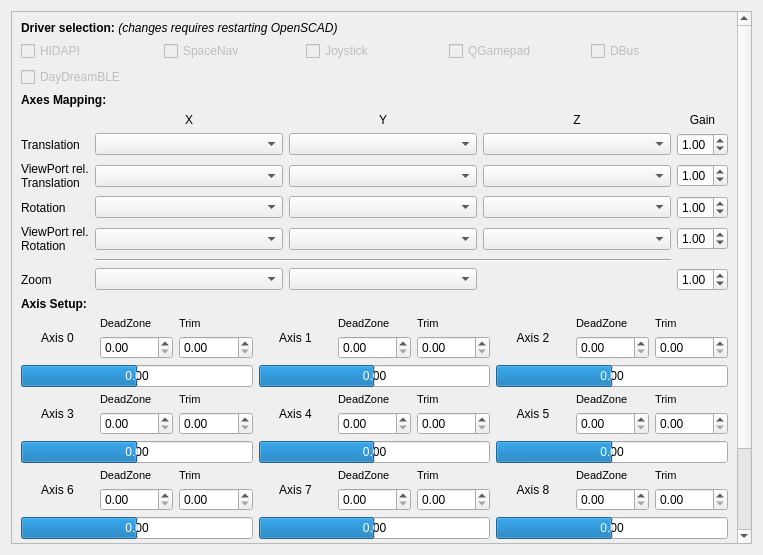
<?xml version="1.0" encoding="UTF-8"?>
<ui version="4.0">
 <class>Axis</class>
 <widget class="QWidget" name="Axis">
  <property name="geometry">
   <rect>
    <x>0</x>
    <y>0</y>
    <width>763</width>
    <height>555</height>
   </rect>
  </property>
  <property name="sizePolicy">
   <sizepolicy hsizetype="Preferred" vsizetype="Preferred">
    <horstretch>0</horstretch>
    <verstretch>0</verstretch>
   </sizepolicy>
  </property>
  <property name="windowTitle">
   <string>Preferences</string>
  </property>
  <property name="unifiedTitleAndToolBarOnMac" stdset="0">
   <bool>true</bool>
  </property>
  <layout class="QGridLayout" name="gridLayout">
   <item row="0" column="0">
    <widget class="QScrollArea" name="scrollArea_InputAxis">
     <property name="widgetResizable">
      <bool>true</bool>
     </property>
     <widget class="QWidget" name="scrollAreaWidgetInputContents">
      <property name="geometry">
       <rect>
        <x>0</x>
        <y>0</y>
        <width>726</width>
        <height>542</height>
       </rect>
      </property>
      <layout class="QGridLayout" name="gridLayout_7" columnstretch="0,0">
       <item row="24" column="0" colspan="2">
        <layout class="QGridLayout" name="gridLayout_10">
         <item row="7" column="2">
          <widget class="QLabel" name="labelAxisTrim3">
           <property name="font">
            <font>
             <pointsize>8</pointsize>
            </font>
           </property>
           <property name="text">
            <string>Trim</string>
           </property>
          </widget>
         </item>
         <item row="11" column="1">
          <widget class="QDoubleSpinBox" name="doubleSpinBoxDeadzone6">
           <property name="correctionMode">
            <enum>QAbstractSpinBox::CorrectToNearestValue</enum>
           </property>
           <property name="singleStep">
            <double>0.050000000000000</double>
           </property>
          </widget>
         </item>
         <item row="0" column="2">
          <widget class="QLabel" name="labelAxisTrim0">
           <property name="font">
            <font>
             <pointsize>8</pointsize>
            </font>
           </property>
           <property name="text">
            <string>Trim</string>
           </property>
          </widget>
         </item>
         <item row="9" column="0" colspan="3">
          <widget class="QProgressBar" name="progressBarAxis3">
           <property name="minimum">
            <number>-100</number>
           </property>
           <property name="value">
            <number>0</number>
           </property>
           <property name="format">
            <string notr="true">0.00</string>
           </property>
          </widget>
         </item>
         <item row="1" column="2">
          <widget class="QDoubleSpinBox" name="doubleSpinBoxTrim0">
           <property name="correctionMode">
            <enum>QAbstractSpinBox::CorrectToNearestValue</enum>
           </property>
           <property name="singleStep">
            <double>0.010000000000000</double>
           </property>
          </widget>
         </item>
         <item row="13" column="0" colspan="3">
          <widget class="QPushButton" name="pushButtonAxisTrimReset">
           <property name="text">
            <string>Reset Trim</string>
           </property>
          </widget>
         </item>
         <item row="1" column="4">
          <widget class="QDoubleSpinBox" name="doubleSpinBoxDeadzone1">
           <property name="correctionMode">
            <enum>QAbstractSpinBox::CorrectToNearestValue</enum>
           </property>
           <property name="singleStep">
            <double>0.050000000000000</double>
           </property>
          </widget>
         </item>
         <item row="12" column="3" colspan="3">
          <widget class="QProgressBar" name="progressBarAxis7">
           <property name="minimum">
            <number>-100</number>
           </property>
           <property name="value">
            <number>0</number>
           </property>
           <property name="format">
            <string notr="true">0.00</string>
           </property>
          </widget>
         </item>
         <item row="9" column="3" colspan="3">
          <widget class="QProgressBar" name="progressBarAxis4">
           <property name="minimum">
            <number>-100</number>
           </property>
           <property name="value">
            <number>0</number>
           </property>
           <property name="format">
            <string notr="true">0.00</string>
           </property>
          </widget>
         </item>
         <item row="1" column="7">
          <widget class="QDoubleSpinBox" name="doubleSpinBoxDeadzone2">
           <property name="correctionMode">
            <enum>QAbstractSpinBox::CorrectToNearestValue</enum>
           </property>
           <property name="singleStep">
            <double>0.050000000000000</double>
           </property>
          </widget>
         </item>
         <item row="1" column="1">
          <widget class="QDoubleSpinBox" name="doubleSpinBoxDeadzone0">
           <property name="correctionMode">
            <enum>QAbstractSpinBox::CorrectToNearestValue</enum>
           </property>
           <property name="singleStep">
            <double>0.050000000000000</double>
           </property>
          </widget>
         </item>
         <item row="9" column="6" colspan="3">
          <widget class="QProgressBar" name="progressBarAxis5">
           <property name="minimum">
            <number>-100</number>
           </property>
           <property name="value">
            <number>0</number>
           </property>
           <property name="format">
            <string notr="true">0.00</string>
           </property>
          </widget>
         </item>
         <item row="0" column="1">
          <widget class="QLabel" name="labelAxisDeadzone0">
           <property name="font">
            <font>
             <pointsize>8</pointsize>
            </font>
           </property>
           <property name="text">
            <string>DeadZone</string>
           </property>
          </widget>
         </item>
         <item row="1" column="5">
          <widget class="QDoubleSpinBox" name="doubleSpinBoxTrim1">
           <property name="correctionMode">
            <enum>QAbstractSpinBox::CorrectToNearestValue</enum>
           </property>
           <property name="singleStep">
            <double>0.010000000000000</double>
           </property>
          </widget>
         </item>
         <item row="11" column="2">
          <widget class="QDoubleSpinBox" name="doubleSpinBoxTrim6">
           <property name="correctionMode">
            <enum>QAbstractSpinBox::CorrectToNearestValue</enum>
           </property>
           <property name="singleStep">
            <double>0.010000000000000</double>
           </property>
          </widget>
         </item>
         <item row="6" column="3" colspan="3">
          <widget class="QProgressBar" name="progressBarAxis1">
           <property name="minimum">
            <number>-100</number>
           </property>
           <property name="value">
            <number>0</number>
           </property>
           <property name="format">
            <string notr="true">0.00</string>
           </property>
          </widget>
         </item>
         <item row="1" column="8">
          <widget class="QDoubleSpinBox" name="doubleSpinBoxTrim2">
           <property name="correctionMode">
            <enum>QAbstractSpinBox::CorrectToNearestValue</enum>
           </property>
           <property name="singleStep">
            <double>0.010000000000000</double>
           </property>
          </widget>
         </item>
         <item row="8" column="8">
          <widget class="QDoubleSpinBox" name="doubleSpinBoxTrim5">
           <property name="correctionMode">
            <enum>QAbstractSpinBox::CorrectToNearestValue</enum>
           </property>
           <property name="singleStep">
            <double>0.010000000000000</double>
           </property>
          </widget>
         </item>
         <item row="13" column="6" colspan="3">
          <widget class="QPushButton" name="pushButtonAxisTrim">
           <property name="text">
            <string>Auto Trim Axes</string>
           </property>
          </widget>
         </item>
         <item row="12" column="6" colspan="3">
          <widget class="QProgressBar" name="progressBarAxis8">
           <property name="minimum">
            <number>-100</number>
           </property>
           <property name="value">
            <number>0</number>
           </property>
           <property name="format">
            <string notr="true">0.00</string>
           </property>
          </widget>
         </item>
         <item row="11" column="4">
          <widget class="QDoubleSpinBox" name="doubleSpinBoxDeadzone7">
           <property name="correctionMode">
            <enum>QAbstractSpinBox::CorrectToNearestValue</enum>
           </property>
           <property name="singleStep">
            <double>0.050000000000000</double>
           </property>
          </widget>
         </item>
         <item row="8" column="1">
          <widget class="QDoubleSpinBox" name="doubleSpinBoxDeadzone3">
           <property name="correctionMode">
            <enum>QAbstractSpinBox::CorrectToNearestValue</enum>
           </property>
           <property name="singleStep">
            <double>0.050000000000000</double>
           </property>
          </widget>
         </item>
         <item row="8" column="4">
          <widget class="QDoubleSpinBox" name="doubleSpinBoxDeadzone4">
           <property name="correctionMode">
            <enum>QAbstractSpinBox::CorrectToNearestValue</enum>
           </property>
           <property name="singleStep">
            <double>0.050000000000000</double>
           </property>
          </widget>
         </item>
         <item row="8" column="2">
          <widget class="QDoubleSpinBox" name="doubleSpinBoxTrim3">
           <property name="correctionMode">
            <enum>QAbstractSpinBox::CorrectToNearestValue</enum>
           </property>
           <property name="singleStep">
            <double>0.010000000000000</double>
           </property>
          </widget>
         </item>
         <item row="8" column="5">
          <widget class="QDoubleSpinBox" name="doubleSpinBoxTrim4">
           <property name="correctionMode">
            <enum>QAbstractSpinBox::CorrectToNearestValue</enum>
           </property>
           <property name="singleStep">
            <double>0.010000000000000</double>
           </property>
          </widget>
         </item>
         <item row="11" column="8">
          <widget class="QDoubleSpinBox" name="doubleSpinBoxTrim8">
           <property name="correctionMode">
            <enum>QAbstractSpinBox::CorrectToNearestValue</enum>
           </property>
           <property name="singleStep">
            <double>0.010000000000000</double>
           </property>
          </widget>
         </item>
         <item row="11" column="5">
          <widget class="QDoubleSpinBox" name="doubleSpinBoxTrim7">
           <property name="correctionMode">
            <enum>QAbstractSpinBox::CorrectToNearestValue</enum>
           </property>
           <property name="singleStep">
            <double>0.010000000000000</double>
           </property>
          </widget>
         </item>
         <item row="11" column="7">
          <widget class="QDoubleSpinBox" name="doubleSpinBoxDeadzone8">
           <property name="correctionMode">
            <enum>QAbstractSpinBox::CorrectToNearestValue</enum>
           </property>
           <property name="singleStep">
            <double>0.050000000000000</double>
           </property>
          </widget>
         </item>
         <item row="8" column="7">
          <widget class="QDoubleSpinBox" name="doubleSpinBoxDeadzone5">
           <property name="correctionMode">
            <enum>QAbstractSpinBox::CorrectToNearestValue</enum>
           </property>
           <property name="singleStep">
            <double>0.050000000000000</double>
           </property>
          </widget>
         </item>
         <item row="12" column="0" colspan="3">
          <widget class="QProgressBar" name="progressBarAxis6">
           <property name="minimum">
            <number>-100</number>
           </property>
           <property name="value">
            <number>0</number>
           </property>
           <property name="format">
            <string notr="true">0.00</string>
           </property>
          </widget>
         </item>
         <item row="6" column="6" colspan="3">
          <widget class="QProgressBar" name="progressBarAxis2">
           <property name="minimum">
            <number>-100</number>
           </property>
           <property name="value">
            <number>0</number>
           </property>
           <property name="format">
            <string notr="true">0.00</string>
           </property>
          </widget>
         </item>
         <item row="6" column="0" colspan="3">
          <widget class="QProgressBar" name="progressBarAxis0">
           <property name="minimum">
            <number>-100</number>
           </property>
           <property name="value">
            <number>0</number>
           </property>
           <property name="format">
            <string notr="true">0.00</string>
           </property>
          </widget>
         </item>
         <item row="10" column="2">
          <widget class="QLabel" name="labelAxisTrim6">
           <property name="font">
            <font>
             <pointsize>8</pointsize>
            </font>
           </property>
           <property name="text">
            <string>Trim</string>
           </property>
          </widget>
         </item>
         <item row="7" column="1">
          <widget class="QLabel" name="labelAxisDeadzone3">
           <property name="font">
            <font>
             <pointsize>8</pointsize>
            </font>
           </property>
           <property name="text">
            <string>DeadZone</string>
           </property>
          </widget>
         </item>
         <item row="10" column="1">
          <widget class="QLabel" name="labelAxisDeadzone6">
           <property name="font">
            <font>
             <pointsize>8</pointsize>
            </font>
           </property>
           <property name="text">
            <string>DeadZone</string>
           </property>
          </widget>
         </item>
         <item row="10" column="4">
          <widget class="QLabel" name="labelAxisDeadzone7">
           <property name="font">
            <font>
             <pointsize>8</pointsize>
            </font>
           </property>
           <property name="text">
            <string>DeadZone</string>
           </property>
          </widget>
         </item>
         <item row="10" column="5">
          <widget class="QLabel" name="labelAxisTrim7">
           <property name="font">
            <font>
             <pointsize>8</pointsize>
            </font>
           </property>
           <property name="text">
            <string>Trim</string>
           </property>
          </widget>
         </item>
         <item row="10" column="7">
          <widget class="QLabel" name="labelAxisDeadzone8">
           <property name="font">
            <font>
             <pointsize>8</pointsize>
            </font>
           </property>
           <property name="text">
            <string>DeadZone</string>
           </property>
          </widget>
         </item>
         <item row="10" column="8">
          <widget class="QLabel" name="labelAxisTrim8">
           <property name="font">
            <font>
             <pointsize>8</pointsize>
            </font>
           </property>
           <property name="text">
            <string>Trim</string>
           </property>
          </widget>
         </item>
         <item row="7" column="7">
          <widget class="QLabel" name="labelAxisDeadzone5">
           <property name="font">
            <font>
             <pointsize>8</pointsize>
            </font>
           </property>
           <property name="text">
            <string>DeadZone</string>
           </property>
          </widget>
         </item>
         <item row="7" column="8">
          <widget class="QLabel" name="labelAxisTrim5">
           <property name="font">
            <font>
             <pointsize>8</pointsize>
            </font>
           </property>
           <property name="text">
            <string>Trim</string>
           </property>
          </widget>
         </item>
         <item row="7" column="4">
          <widget class="QLabel" name="labelAxisDeadzone4">
           <property name="font">
            <font>
             <pointsize>8</pointsize>
            </font>
           </property>
           <property name="text">
            <string>DeadZone</string>
           </property>
          </widget>
         </item>
         <item row="7" column="5">
          <widget class="QLabel" name="labelAxisTrim4">
           <property name="font">
            <font>
             <pointsize>8</pointsize>
            </font>
           </property>
           <property name="text">
            <string>Trim</string>
           </property>
          </widget>
         </item>
         <item row="0" column="7">
          <widget class="QLabel" name="labelAxisDeadzone2">
           <property name="font">
            <font>
             <pointsize>8</pointsize>
            </font>
           </property>
           <property name="text">
            <string>DeadZone</string>
           </property>
          </widget>
         </item>
         <item row="0" column="8">
          <widget class="QLabel" name="labelAxisTrim2">
           <property name="font">
            <font>
             <pointsize>8</pointsize>
            </font>
           </property>
           <property name="text">
            <string>Trim</string>
           </property>
          </widget>
         </item>
         <item row="0" column="6" rowspan="2">
          <widget class="QLabel" name="labelAxis2">
           <property name="sizePolicy">
            <sizepolicy hsizetype="Minimum" vsizetype="Minimum">
             <horstretch>0</horstretch>
             <verstretch>0</verstretch>
            </sizepolicy>
           </property>
           <property name="text">
            <string>Axis 2</string>
           </property>
           <property name="alignment">
            <set>Qt::AlignCenter</set>
           </property>
          </widget>
         </item>
         <item row="0" column="0" rowspan="2">
          <widget class="QLabel" name="labelAxis0">
           <property name="sizePolicy">
            <sizepolicy hsizetype="Minimum" vsizetype="Minimum">
             <horstretch>0</horstretch>
             <verstretch>0</verstretch>
            </sizepolicy>
           </property>
           <property name="text">
            <string>Axis 0</string>
           </property>
           <property name="alignment">
            <set>Qt::AlignCenter</set>
           </property>
          </widget>
         </item>
         <item row="7" column="0" rowspan="2">
          <widget class="QLabel" name="labelAxis3">
           <property name="sizePolicy">
            <sizepolicy hsizetype="Minimum" vsizetype="Minimum">
             <horstretch>0</horstretch>
             <verstretch>0</verstretch>
            </sizepolicy>
           </property>
           <property name="text">
            <string>Axis 3</string>
           </property>
           <property name="alignment">
            <set>Qt::AlignCenter</set>
           </property>
          </widget>
         </item>
         <item row="10" column="0" rowspan="2">
          <widget class="QLabel" name="labelAxis6">
           <property name="sizePolicy">
            <sizepolicy hsizetype="Minimum" vsizetype="Minimum">
             <horstretch>0</horstretch>
             <verstretch>0</verstretch>
            </sizepolicy>
           </property>
           <property name="text">
            <string>Axis 6</string>
           </property>
           <property name="alignment">
            <set>Qt::AlignCenter</set>
           </property>
          </widget>
         </item>
         <item row="10" column="6" rowspan="2">
          <widget class="QLabel" name="labelAxis8">
           <property name="sizePolicy">
            <sizepolicy hsizetype="Minimum" vsizetype="Minimum">
             <horstretch>0</horstretch>
             <verstretch>0</verstretch>
            </sizepolicy>
           </property>
           <property name="text">
            <string>Axis 8</string>
           </property>
           <property name="alignment">
            <set>Qt::AlignCenter</set>
           </property>
          </widget>
         </item>
         <item row="10" column="3" rowspan="2">
          <widget class="QLabel" name="labelAxis7">
           <property name="sizePolicy">
            <sizepolicy hsizetype="Minimum" vsizetype="Minimum">
             <horstretch>0</horstretch>
             <verstretch>0</verstretch>
            </sizepolicy>
           </property>
           <property name="text">
            <string>Axis 7</string>
           </property>
           <property name="alignment">
            <set>Qt::AlignCenter</set>
           </property>
          </widget>
         </item>
         <item row="7" column="6" rowspan="2">
          <widget class="QLabel" name="labelAxis5">
           <property name="sizePolicy">
            <sizepolicy hsizetype="Minimum" vsizetype="Minimum">
             <horstretch>0</horstretch>
             <verstretch>0</verstretch>
            </sizepolicy>
           </property>
           <property name="text">
            <string>Axis 5</string>
           </property>
           <property name="alignment">
            <set>Qt::AlignCenter</set>
           </property>
          </widget>
         </item>
         <item row="0" column="3" rowspan="2">
          <widget class="QLabel" name="labelAxis1">
           <property name="sizePolicy">
            <sizepolicy hsizetype="Minimum" vsizetype="Minimum">
             <horstretch>0</horstretch>
             <verstretch>0</verstretch>
            </sizepolicy>
           </property>
           <property name="text">
            <string>Axis 1</string>
           </property>
           <property name="alignment">
            <set>Qt::AlignCenter</set>
           </property>
          </widget>
         </item>
         <item row="7" column="3" rowspan="2">
          <widget class="QLabel" name="labelAxis4">
           <property name="sizePolicy">
            <sizepolicy hsizetype="Minimum" vsizetype="Minimum">
             <horstretch>0</horstretch>
             <verstretch>0</verstretch>
            </sizepolicy>
           </property>
           <property name="text">
            <string>Axis 4</string>
           </property>
           <property name="alignment">
            <set>Qt::AlignCenter</set>
           </property>
          </widget>
         </item>
         <item row="0" column="4">
          <widget class="QLabel" name="labelAxisDeadzone1">
           <property name="font">
            <font>
             <pointsize>8</pointsize>
            </font>
           </property>
           <property name="text">
            <string>DeadZone</string>
           </property>
          </widget>
         </item>
         <item row="0" column="5">
          <widget class="QLabel" name="labelAxisTrim1">
           <property name="font">
            <font>
             <pointsize>8</pointsize>
            </font>
           </property>
           <property name="text">
            <string>Trim</string>
           </property>
          </widget>
         </item>
        </layout>
       </item>
       <item row="13" column="0" colspan="2">
        <layout class="QGridLayout" name="gridLayout_11">
         <item row="3" column="0">
          <widget class="QLabel" name="labelInputRotation">
           <property name="text">
            <string>Rotation</string>
           </property>
          </widget>
         </item>
         <item row="3" column="1">
          <widget class="QComboBox" name="comboBoxRotationX">
           <property name="sizePolicy">
            <sizepolicy hsizetype="Preferred" vsizetype="Fixed">
             <horstretch>1</horstretch>
             <verstretch>0</verstretch>
            </sizepolicy>
           </property>
          </widget>
         </item>
         <item row="6" column="0">
          <widget class="QLabel" name="labelInputZoom">
           <property name="text">
            <string>Zoom</string>
           </property>
          </widget>
         </item>
         <item row="6" column="1">
          <widget class="QComboBox" name="comboBoxZoom">
           <property name="sizePolicy">
            <sizepolicy hsizetype="Preferred" vsizetype="Fixed">
             <horstretch>1</horstretch>
             <verstretch>0</verstretch>
            </sizepolicy>
           </property>
          </widget>
         </item>
         <item row="1" column="1">
          <widget class="QComboBox" name="comboBoxTranslationX">
           <property name="sizePolicy">
            <sizepolicy hsizetype="Preferred" vsizetype="Fixed">
             <horstretch>1</horstretch>
             <verstretch>0</verstretch>
            </sizepolicy>
           </property>
          </widget>
         </item>
         <item row="2" column="3">
          <widget class="QComboBox" name="comboBoxTranslationZVPRel">
           <property name="sizePolicy">
            <sizepolicy hsizetype="Preferred" vsizetype="Fixed">
             <horstretch>1</horstretch>
             <verstretch>0</verstretch>
            </sizepolicy>
           </property>
          </widget>
         </item>
         <item row="1" column="3">
          <widget class="QComboBox" name="comboBoxTranslationZ">
           <property name="sizePolicy">
            <sizepolicy hsizetype="Preferred" vsizetype="Fixed">
             <horstretch>1</horstretch>
             <verstretch>0</verstretch>
            </sizepolicy>
           </property>
          </widget>
         </item>
         <item row="1" column="4">
          <widget class="QDoubleSpinBox" name="doubleSpinBoxTranslationGain">
           <property name="correctionMode">
            <enum>QAbstractSpinBox::CorrectToNearestValue</enum>
           </property>
           <property name="minimum">
            <double>0.100000000000000</double>
           </property>
           <property name="maximum">
            <double>9.990000000000000</double>
           </property>
           <property name="singleStep">
            <double>0.100000000000000</double>
           </property>
           <property name="value">
            <double>1.000000000000000</double>
           </property>
          </widget>
         </item>
         <item row="0" column="1">
          <widget class="QLabel" name="label_11">
           <property name="text">
            <string>X</string>
           </property>
           <property name="alignment">
            <set>Qt::AlignCenter</set>
           </property>
          </widget>
         </item>
         <item row="0" column="4">
          <widget class="QLabel" name="label_16">
           <property name="text">
            <string>Gain</string>
           </property>
           <property name="alignment">
            <set>Qt::AlignCenter</set>
           </property>
          </widget>
         </item>
         <item row="3" column="4">
          <widget class="QDoubleSpinBox" name="doubleSpinBoxRotateGain">
           <property name="correctionMode">
            <enum>QAbstractSpinBox::CorrectToNearestValue</enum>
           </property>
           <property name="minimum">
            <double>0.100000000000000</double>
           </property>
           <property name="maximum">
            <double>9.990000000000000</double>
           </property>
           <property name="singleStep">
            <double>0.100000000000000</double>
           </property>
           <property name="value">
            <double>1.000000000000000</double>
           </property>
          </widget>
         </item>
         <item row="3" column="2">
          <widget class="QComboBox" name="comboBoxRotationY">
           <property name="sizePolicy">
            <sizepolicy hsizetype="Preferred" vsizetype="Fixed">
             <horstretch>1</horstretch>
             <verstretch>0</verstretch>
            </sizepolicy>
           </property>
          </widget>
         </item>
         <item row="0" column="2">
          <widget class="QLabel" name="label_14">
           <property name="text">
            <string>Y</string>
           </property>
           <property name="alignment">
            <set>Qt::AlignCenter</set>
           </property>
          </widget>
         </item>
         <item row="6" column="4">
          <widget class="QDoubleSpinBox" name="doubleSpinBoxZoomGain">
           <property name="minimum">
            <double>0.100000000000000</double>
           </property>
           <property name="maximum">
            <double>9.990000000000000</double>
           </property>
           <property name="singleStep">
            <double>0.100000000000000</double>
           </property>
           <property name="value">
            <double>1.000000000000000</double>
           </property>
          </widget>
         </item>
         <item row="2" column="4">
          <widget class="QDoubleSpinBox" name="doubleSpinBoxTranslationVPRelGain">
           <property name="correctionMode">
            <enum>QAbstractSpinBox::CorrectToNearestValue</enum>
           </property>
           <property name="minimum">
            <double>0.100000000000000</double>
           </property>
           <property name="maximum">
            <double>9.990000000000000</double>
           </property>
           <property name="singleStep">
            <double>0.100000000000000</double>
           </property>
           <property name="value">
            <double>1.000000000000000</double>
           </property>
          </widget>
         </item>
         <item row="0" column="3">
          <widget class="QLabel" name="label_15">
           <property name="text">
            <string>Z</string>
           </property>
           <property name="alignment">
            <set>Qt::AlignCenter</set>
           </property>
          </widget>
         </item>
         <item row="1" column="2">
          <widget class="QComboBox" name="comboBoxTranslationY">
           <property name="sizePolicy">
            <sizepolicy hsizetype="Preferred" vsizetype="Fixed">
             <horstretch>1</horstretch>
             <verstretch>0</verstretch>
            </sizepolicy>
           </property>
          </widget>
         </item>
         <item row="2" column="2">
          <widget class="QComboBox" name="comboBoxTranslationYVPRel">
           <property name="sizePolicy">
            <sizepolicy hsizetype="Preferred" vsizetype="Fixed">
             <horstretch>1</horstretch>
             <verstretch>0</verstretch>
            </sizepolicy>
           </property>
          </widget>
         </item>
         <item row="2" column="1">
          <widget class="QComboBox" name="comboBoxTranslationXVPRel">
           <property name="sizePolicy">
            <sizepolicy hsizetype="Preferred" vsizetype="Fixed">
             <horstretch>1</horstretch>
             <verstretch>0</verstretch>
            </sizepolicy>
           </property>
          </widget>
         </item>
         <item row="1" column="0">
          <widget class="QLabel" name="labelInputTranslation">
           <property name="text">
            <string>Translation</string>
           </property>
          </widget>
         </item>
         <item row="3" column="3">
          <widget class="QComboBox" name="comboBoxRotationZ">
           <property name="sizePolicy">
            <sizepolicy hsizetype="Preferred" vsizetype="Fixed">
             <horstretch>1</horstretch>
             <verstretch>0</verstretch>
            </sizepolicy>
           </property>
          </widget>
         </item>
         <item row="2" column="0">
          <widget class="QLabel" name="labelInputTranslationViewPortRelative">
           <property name="text">
            <string>ViewPort rel.&lt;br/&gt;Translation</string>
           </property>
          </widget>
         </item>
         <item row="6" column="2">
          <widget class="QComboBox" name="comboBoxZoom2">
           <property name="sizePolicy">
            <sizepolicy hsizetype="Preferred" vsizetype="Fixed">
             <horstretch>1</horstretch>
             <verstretch>0</verstretch>
            </sizepolicy>
           </property>
          </widget>
         </item>
         <item row="5" column="1" colspan="3">
          <widget class="Line" name="line_2">
           <property name="orientation">
            <enum>Qt::Horizontal</enum>
           </property>
          </widget>
         </item>
         <item row="4" column="1">
          <widget class="QComboBox" name="comboBoxRotationXVPRel">
           <property name="sizePolicy">
            <sizepolicy hsizetype="Preferred" vsizetype="Fixed">
             <horstretch>1</horstretch>
             <verstretch>0</verstretch>
            </sizepolicy>
           </property>
          </widget>
         </item>
         <item row="4" column="0">
          <widget class="QLabel" name="labelInputRotationViewPortRelative">
           <property name="text">
            <string>ViewPort rel.&lt;br /&gt;Rotation</string>
           </property>
          </widget>
         </item>
         <item row="4" column="2">
          <widget class="QComboBox" name="comboBoxRotationYVPRel">
           <property name="sizePolicy">
            <sizepolicy hsizetype="Preferred" vsizetype="Fixed">
             <horstretch>1</horstretch>
             <verstretch>0</verstretch>
            </sizepolicy>
           </property>
          </widget>
         </item>
         <item row="4" column="3">
          <widget class="QComboBox" name="comboBoxRotationZVPRel">
           <property name="sizePolicy">
            <sizepolicy hsizetype="Preferred" vsizetype="Fixed">
             <horstretch>1</horstretch>
             <verstretch>0</verstretch>
            </sizepolicy>
           </property>
          </widget>
         </item>
         <item row="4" column="4">
          <widget class="QDoubleSpinBox" name="doubleSpinBoxRotateVPRelGain">
           <property name="correctionMode">
            <enum>QAbstractSpinBox::CorrectToNearestValue</enum>
           </property>
           <property name="minimum">
            <double>0.100000000000000</double>
           </property>
           <property name="maximum">
            <double>9.990000000000000</double>
           </property>
           <property name="singleStep">
            <double>0.100000000000000</double>
           </property>
           <property name="value">
            <double>1.000000000000000</double>
           </property>
          </widget>
         </item>
        </layout>
       </item>
       <item row="14" column="0" colspan="2">
        <widget class="QLabel" name="label_3">
         <property name="font">
          <font>
           <weight>75</weight>
           <bold>true</bold>
          </font>
         </property>
         <property name="text">
          <string>Axis Setup:</string>
         </property>
        </widget>
       </item>
       <item row="0" column="0" colspan="2">
        <widget class="QLabel" name="label">
         <property name="text">
          <string>&lt;b&gt;Driver selection:&lt;/b&gt; &lt;i&gt;(changes requires restarting OpenSCAD)&lt;/i&gt;</string>
         </property>
        </widget>
       </item>
       <item row="1" column="0" colspan="2">
        <layout class="QGridLayout" name="gridLayout_2" columnstretch="0,0,0,0,0" columnminimumwidth="0,0,0,0,0">
         <item row="2" column="2">
          <widget class="QCheckBox" name="checkBoxJoystick">
           <property name="enabled">
            <bool>false</bool>
           </property>
           <property name="text">
            <string>Joystick</string>
           </property>
          </widget>
         </item>
         <item row="2" column="3">
          <widget class="QCheckBox" name="checkBoxQGamepad">
           <property name="enabled">
            <bool>false</bool>
           </property>
           <property name="text">
            <string>QGamepad</string>
           </property>
          </widget>
         </item>
         <item row="2" column="4">
          <widget class="QCheckBox" name="checkBoxDBus">
           <property name="enabled">
            <bool>false</bool>
           </property>
           <property name="text">
            <string>DBus</string>
           </property>
          </widget>
         </item>
         <item row="2" column="0">
          <widget class="QCheckBox" name="checkBoxHIDAPI">
           <property name="enabled">
            <bool>false</bool>
           </property>
           <property name="text">
            <string>HIDAPI</string>
           </property>
          </widget>
         </item>
         <item row="2" column="1">
          <widget class="QCheckBox" name="checkBoxSpaceNav">
           <property name="enabled">
            <bool>false</bool>
           </property>
           <property name="text">
            <string>SpaceNav</string>
           </property>
          </widget>
         </item>
         <item row="3" column="0">
          <widget class="QCheckBox" name="checkBoxDayDreamBLE">
           <property name="enabled">
            <bool>false</bool>
           </property>
           <property name="text">
            <string>DayDreamBLE</string>
           </property>
          </widget>
         </item>
        </layout>
       </item>
       <item row="2" column="0" colspan="2">
        <widget class="QLabel" name="label_2">
         <property name="font">
          <font>
           <weight>75</weight>
           <bold>true</bold>
          </font>
         </property>
         <property name="text">
          <string>Axes Mapping:</string>
         </property>
        </widget>
       </item>
       <item row="34" column="0" colspan="2">
        <widget class="QLabel" name="label_4">
         <property name="font">
          <font>
           <weight>75</weight>
           <bold>true</bold>
          </font>
         </property>
         <property name="text">
          <string>Status:</string>
         </property>
        </widget>
       </item>
       <item row="35" column="0" colspan="2">
        <widget class="QLabel" name="label_driverInfo">
         <property name="text">
          <string>TextLabel</string>
         </property>
        </widget>
       </item>
       <item row="36" column="0">
        <widget class="QPushButton" name="pushButtonUpdate">
         <property name="text">
          <string>Update</string>
         </property>
        </widget>
       </item>
       <item row="37" column="0">
        <spacer name="verticalSpacer_4">
         <property name="orientation">
          <enum>Qt::Vertical</enum>
         </property>
         <property name="sizeHint" stdset="0">
          <size>
           <width>20</width>
           <height>40</height>
          </size>
         </property>
        </spacer>
       </item>
      </layout>
     </widget>
    </widget>
   </item>
  </layout>
 </widget>
 <resources/>
 <connections/>
</ui>
